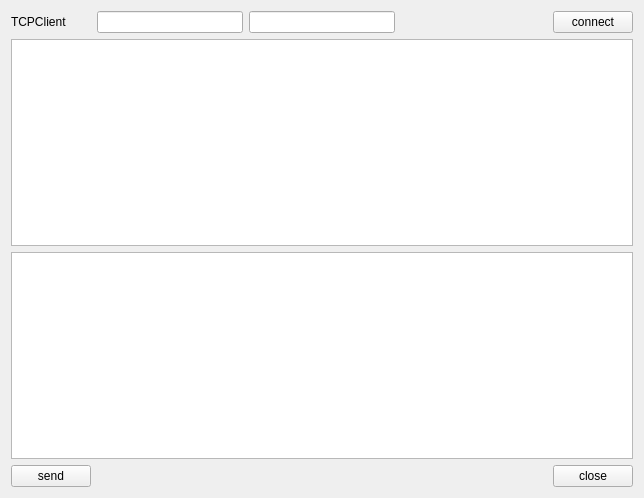
<?xml version="1.0" encoding="UTF-8"?>
<ui version="4.0">
 <class>ClientWidget</class>
 <widget class="QWidget" name="ClientWidget">
  <property name="geometry">
   <rect>
    <x>0</x>
    <y>0</y>
    <width>644</width>
    <height>498</height>
   </rect>
  </property>
  <property name="windowTitle">
   <string>ClientWidget</string>
  </property>
  <layout class="QGridLayout" name="gridLayout">
   <item row="0" column="0">
    <widget class="QLabel" name="label">
     <property name="text">
      <string>TCPClient</string>
     </property>
    </widget>
   </item>
   <item row="0" column="1">
    <widget class="QLineEdit" name="ipEdit">
     <property name="text">
      <string/>
     </property>
    </widget>
   </item>
   <item row="0" column="2">
    <widget class="QLineEdit" name="portEdit">
     <property name="text">
      <string/>
     </property>
    </widget>
   </item>
   <item row="0" column="3">
    <spacer name="horizontalSpacer">
     <property name="orientation">
      <enum>Qt::Horizontal</enum>
     </property>
     <property name="sizeHint" stdset="0">
      <size>
       <width>63</width>
       <height>20</height>
      </size>
     </property>
    </spacer>
   </item>
   <item row="0" column="4">
    <widget class="QPushButton" name="connBtn">
     <property name="text">
      <string>connect</string>
     </property>
    </widget>
   </item>
   <item row="1" column="0" colspan="5">
    <widget class="QTextEdit" name="readEdit">
     <property name="readOnly">
      <bool>true</bool>
     </property>
    </widget>
   </item>
   <item row="2" column="0" colspan="5">
    <widget class="QTextEdit" name="sendEdit"/>
   </item>
   <item row="3" column="0">
    <widget class="QPushButton" name="sendBtn">
     <property name="text">
      <string>send</string>
     </property>
    </widget>
   </item>
   <item row="3" column="1" colspan="3">
    <spacer name="horizontalSpacer_2">
     <property name="orientation">
      <enum>Qt::Horizontal</enum>
     </property>
     <property name="sizeHint" stdset="0">
      <size>
       <width>419</width>
       <height>20</height>
      </size>
     </property>
    </spacer>
   </item>
   <item row="3" column="4">
    <widget class="QPushButton" name="closeBtn">
     <property name="text">
      <string>close</string>
     </property>
    </widget>
   </item>
  </layout>
 </widget>
 <resources/>
 <connections/>
</ui>
